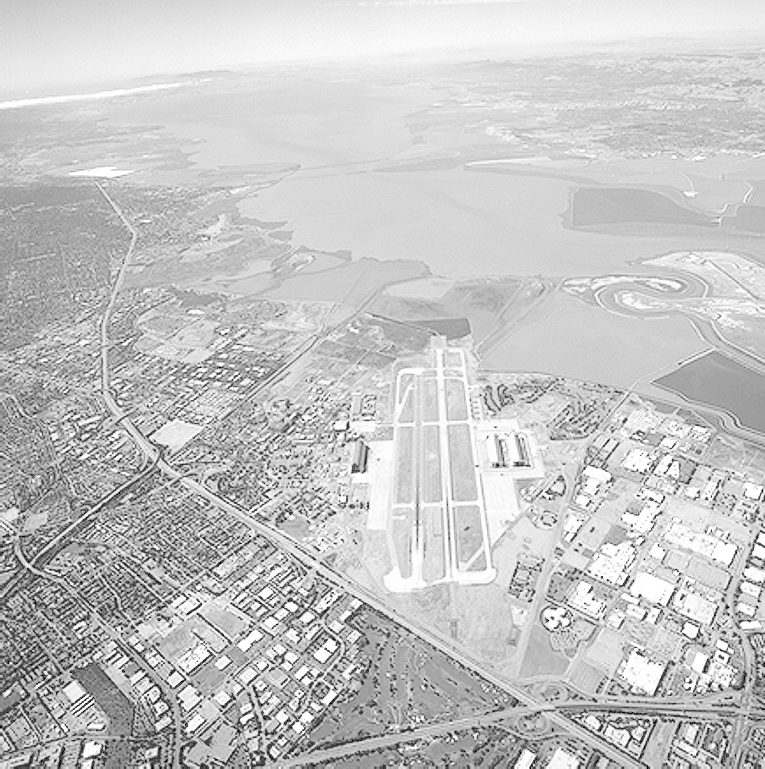
%> input picture Figure2.tif, 765 x 769 px
$ octave part1_power_law_fig2.m   (GNU Octave 9; MATLAB toolbox functions it lacks are replaced by stand-ins)
%> lines starting %> are read from the running program, lines starting %| are printed output that depends on the picture
clc; clear; close all; font = 18;
I = imread("Figure2.tif"); I = im2double(I);
%> further down, I is the input picture: size 769x765 uint8; min 0, max 255, mean 197.1
figure(1);subplot(241);imshow(I);
title("Original image","fontsize",font);
c = 1; g=[2.5 3 3.5 4.5 4.7 5 5.5];
gamma = g(1);Itr = c*(I.^gamma);subplot(242);imshow(Itr);
%> after `Itr = c*(I.^gamma)`:
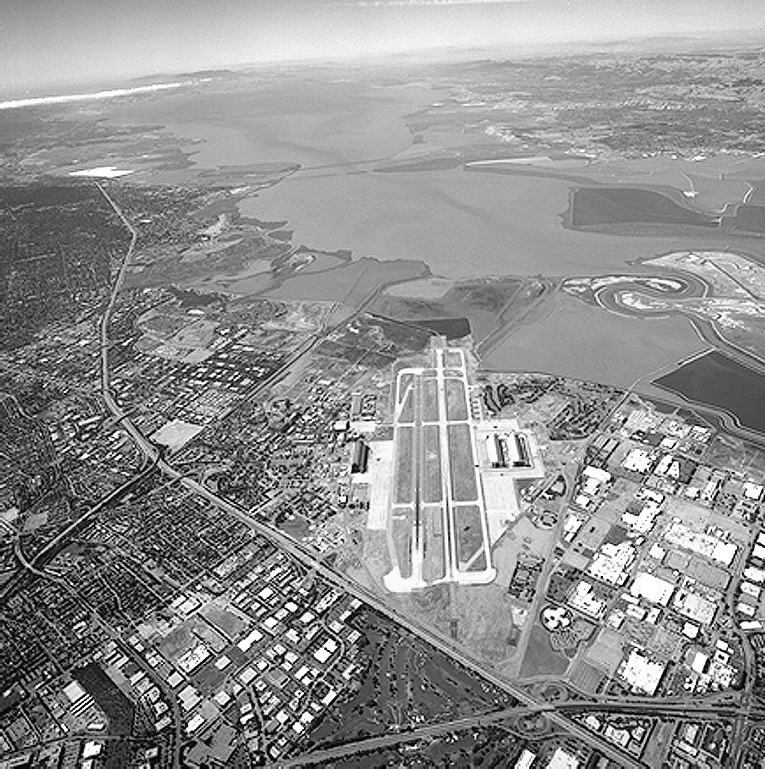
%> Itr: size 769x765 double; min 0, max 1, mean 0.565
title("c = "+c+", \gamma = "+gamma,"fontsize",font);
gamma = g(2);Itr = c*(I.^gamma);subplot(243);imshow(Itr);
title("c = "+c+", \gamma = "+gamma,"fontsize",font);
gamma = g(3);Itr = c*(I.^gamma);subplot(244);imshow(Itr);
%> after `Itr = c*(I.^gamma)`:
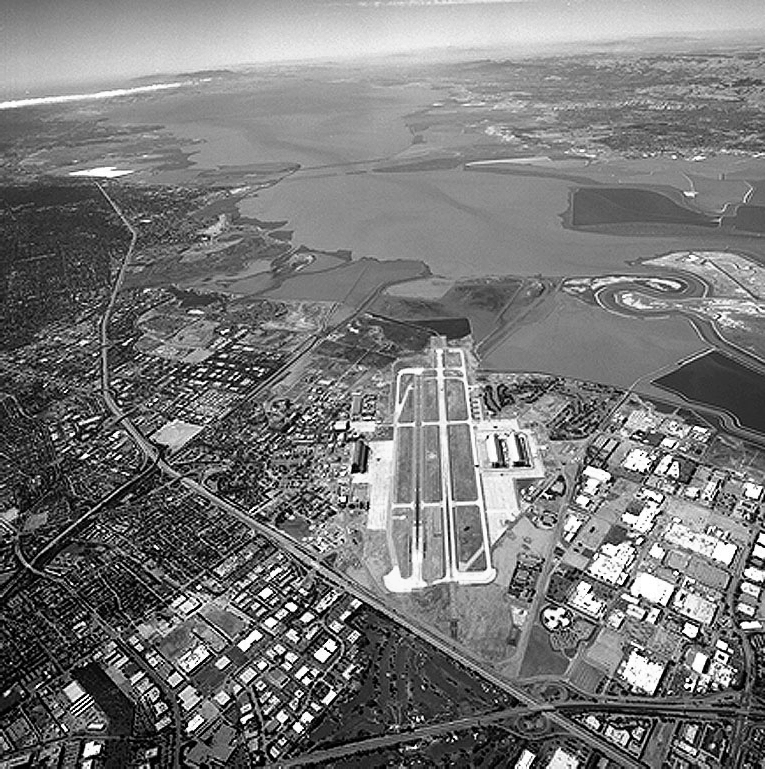
%> Itr: size 769x765 double; min 0, max 1, mean 0.472
title("c = "+c+", \gamma = "+gamma,"fontsize",font);
gamma = g(4);Itr = c*(I.^gamma);subplot(245);imshow(Itr);
%> after `Itr = c*(I.^gamma)`:
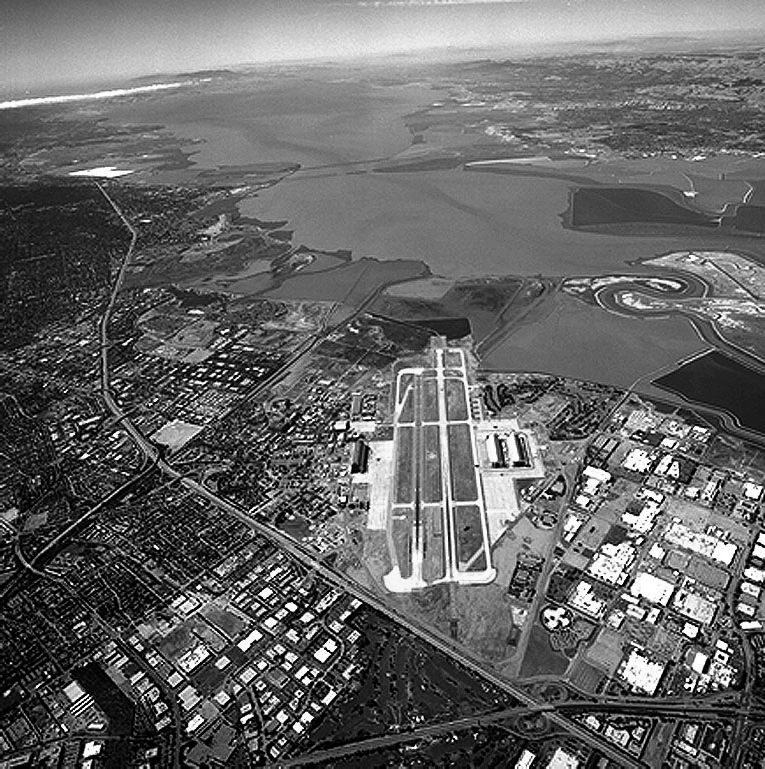
%> Itr: size 769x765 double; min 0, max 1, mean 0.401
title("c = "+c+", \gamma = "+gamma,"fontsize",font);
gamma = g(5);Itr = c*(I.^gamma);subplot(246);imshow(Itr);
title("c = "+c+", \gamma = "+gamma,"fontsize",font);
gamma = g(6);Itr = c*(I.^gamma);subplot(247);imshow(Itr);
title("c = "+c+", \gamma = "+gamma,"fontsize",font);
gamma = g(7);Itr = c*(I.^gamma);subplot(248);imshow(Itr);
title("c = "+c+", \gamma = "+gamma,"fontsize",font);


figure(2);subplot(121);imshow(I);
title("Original image","fontsize",font+3);
c_best = 1; gam_best= 4.7;  %for colorimage1
I_best = c_best*(I.^gam_best);
subplot(122);imshow(I_best);
title("Transformed image with c = "+c_best+", \gamma = "+gam_best,"fontsize",font+3);

figure(3); subplot(121);imhist(I);grid on;
title("Histogram of original image","fontsize",font+3);
subplot(122);imhist(I_best);grid on;
title("Histogram of transformed image with c="+c_best+" and \gamma="+gam_best,...
    "fontsize",font+3);
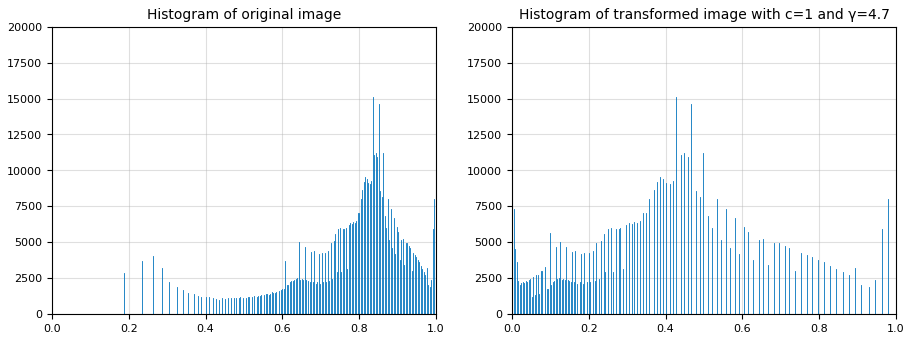
%> figure redrawn from the program's plot data, 2 panels; panel 1: highest point at x = 0.835, y = 15137; panel 2: highest point at x = 0.427, y = 15137

$ run again, with Figure1.tif copied over Figure2.tif
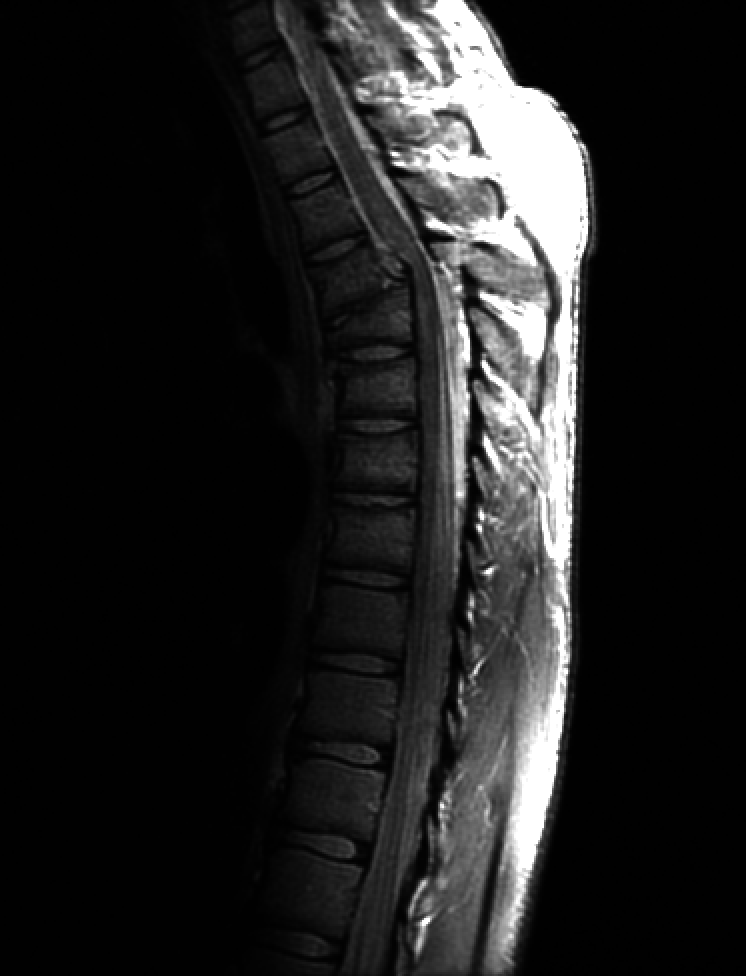
%> input picture Figure1.tif, 746 x 976 px
%> I is the input picture: size 976x746 uint8; min 0, max 255, mean 32.6
%> I: size 976x746 double
%> `Itr = c*(I.^gamma)`:
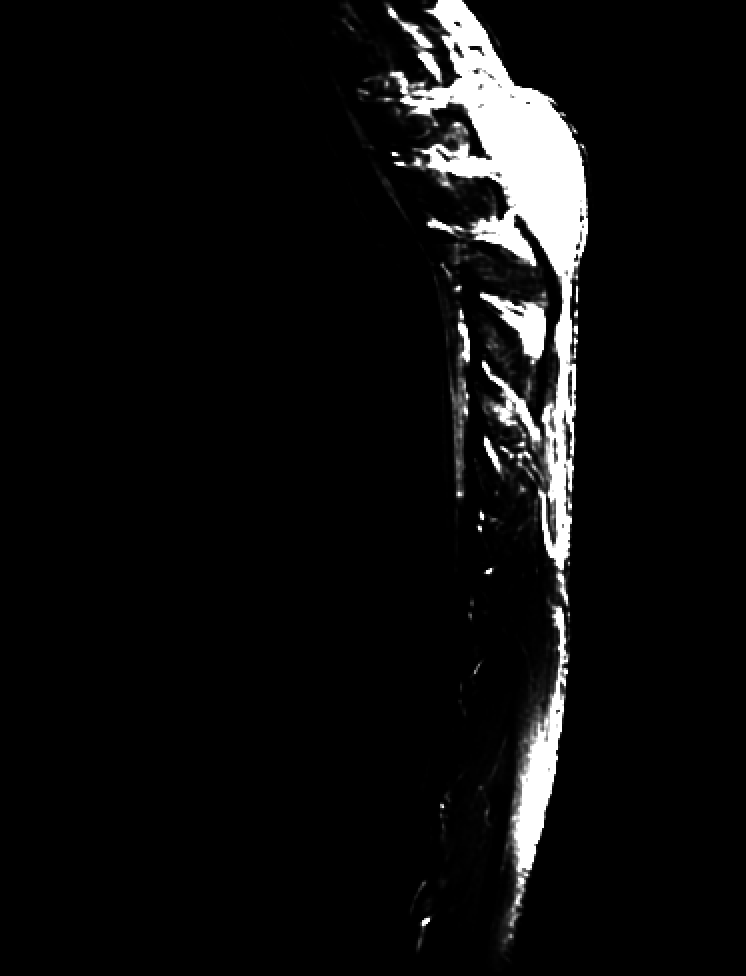
%> Itr: size 976x746 double; min 0, max 1, mean 0.0563
%> `title("Histogram of transformed image with c="+c_best+" and \gamma="+g..`:
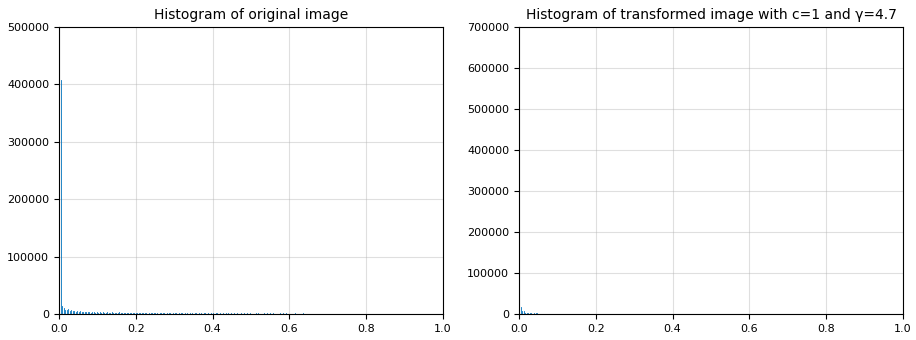
%> figure redrawn from the program's plot data, 2 panels; panel 1: highest point at x = 0.00392, y = 407152; panel 2: highest point at x = 0, y = 614236

$ run again, with Figure3.tif copied over Figure2.tif
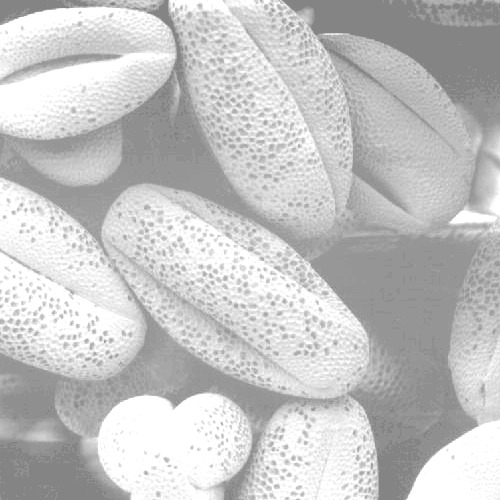
%> input picture Figure3.tif, 500 x 500 px
%> I is the input picture: size 500x500 uint8; min 132, max 255, mean 196.4
%> I: size 500x500 double
%> `Itr = c*(I.^gamma)`:
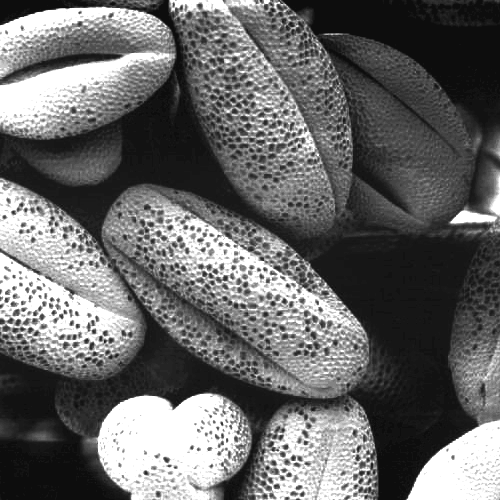
%> Itr: size 500x500 double; min 0.0517, max 1, mean 0.412
%> `title("Histogram of transformed image with c="+c_best+" and \gamma="+g..`:
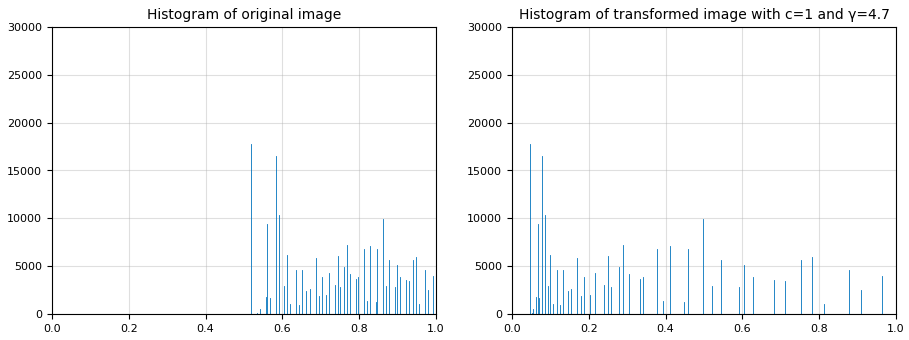
%> figure redrawn from the program's plot data, 2 panels; panel 1: highest point at x = 1, y = 28659
